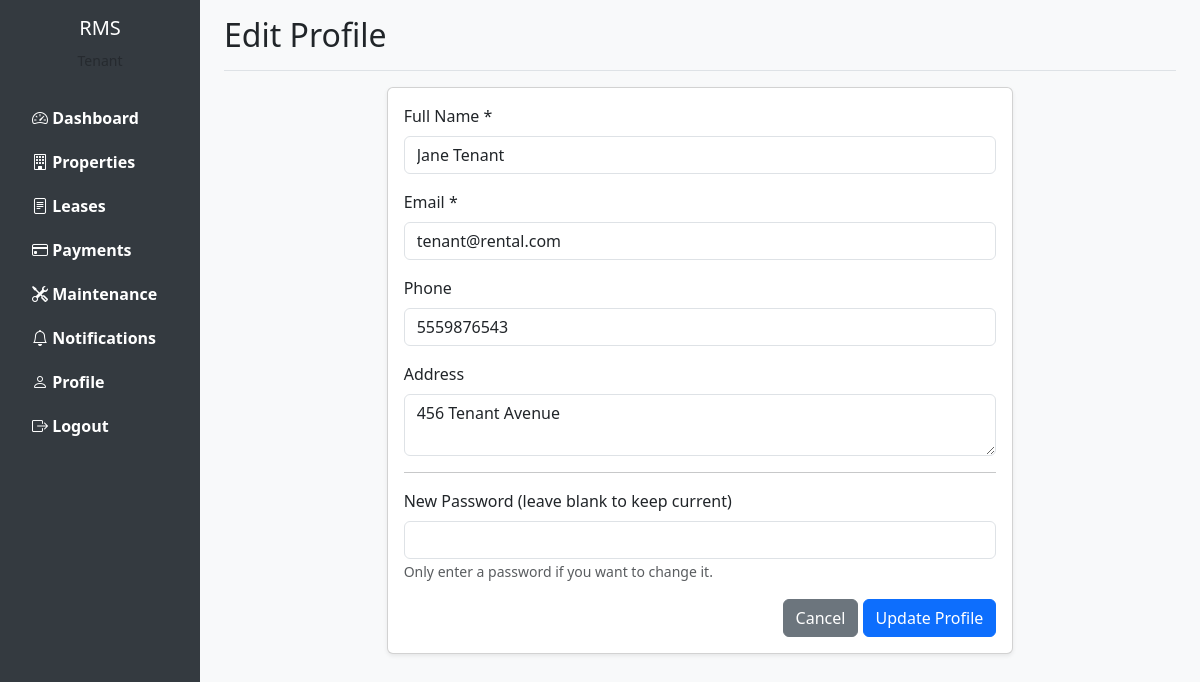
The page /profile/edit (signed in) on the database its author committed.
### models.py (models this page shows, shortened)
class User(UserMixin, db.Model):
    __tablename__ = 'users'
    id = db.Column(db.Integer, primary_key=True)
    username = db.Column(db.String(80), unique=True, nullable=False)
    email = db.Column(db.String(120), unique=True, nullable=False)
    password_hash = db.Column(db.String(255), nullable=False)
    full_name = db.Column(db.String(120), nullable=False)
    phone = db.Column(db.String(20))
    address = db.Column(db.Text)
    role = db.Column(db.String(20), nullable=False)
    is_active = db.Column(db.Boolean, default=True)
    created_at = db.Column(db.DateTime, default=datetime.utcnow)
    updated_at = db.Column(db.DateTime, default=datetime.utcnow, onupdate=datetime.utcnow)
    properties = db.relationship('Property', backref='owner', lazy=True, foreign_keys='Property.owner_id')
    leases_as_tenant = db.relationship('Lease', backref='tenant', lazy=True, foreign_keys='Lease.tenant_id')
    payments = db.relationship('Payment', backref='payer', lazy=True)
    maintenance_requests = db.relationship('MaintenanceRequest', backref='requester', lazy=True, foreign_keys='MaintenanceRequest.tenant_id')
    assigned_maintenance = db.relationship('MaintenanceRequest', backref='assigned_staff', lazy=True, foreign_keys='MaintenanceRequest.staff_id')
    notifications = db.relationship('Notification', backref='user', lazy=True)

### routes.py (the view, shortened to what this page needs)
@current_app.route('/profile/edit', methods=['GET', 'POST'])
@login_required
def edit_profile():
    return render_template('edit_profile.html')

### app.py (called while the page is built)
def create_app():
    app = Flask(__name__)
    app.config['SECRET_KEY'] = 'your-secret-key-change-in-production'
    app.config['SQLALCHEMY_DATABASE_URI'] = 'sqlite:///rental_management.db'
    app.config['SQLALCHEMY_TRACK_MODIFICATIONS'] = False
    app.config['UPLOAD_FOLDER'] = 'static/uploads'
    os.makedirs(app.config['UPLOAD_FOLDER'], exist_ok=True)
    db.init_app(app)
    login_manager.init_app(app)
    migrate.init_app(app, db)
    login_manager.login_view = 'login'
    login_manager.login_message = 'Please log in to access this page.'
    with app.app_context():
        from models import User
        @login_manager.user_loader
        def load_user(user_id):
            return User.query.get(int(user_id))
        import routes
        db.create_all()
    return app

### templates/edit_profile.html (shortened to what this page needs)
{% extends "base.html" %}
{% block page_title %}Edit Profile{% endblock %}
{% block content %}
<div class="row">
    <div class="col-md-8 offset-md-2">
        <div class="card">
            <div class="card-body">
                <form method="POST" action="{{ url_for('edit_profile') }}">
                    <div class="mb-3">
                        <label for="full_name" class="form-label">Full Name *</label>
                        <input type="text" class="form-control" id="full_name" name="full_name" value="{{ current_user.full_name }}" required>
                    </div>
                    <div class="mb-3">
                        <label for="email" class="form-label">Email *</label>
                        <input type="email" class="form-control" id="email" name="email" value="{{ current_user.email }}" required>
                    </div>
                    <div class="mb-3">
                        <label for="phone" class="form-label">Phone</label>
                        <input type="tel" class="form-control" id="phone" name="phone" value="{{ current_user.phone or '' }}">
                    </div>
                    <div class="mb-3">
                        <label for="address" class="form-label">Address</label>
                        <textarea class="form-control" id="address" name="address" rows="2">{{ current_user.address or '' }}</textarea>
                    </div>
                    <hr>
                    <div class="mb-3">
                        <label for="password" class="form-label">New Password (leave blank to keep current)</label>
                        <input type="password" class="form-control" id="password" name="password">
                        <small class="form-text text-muted">Only enter a password if you want to change it.</small>
                    </div>
                    <div class="text-end">
                        <a href="{{ url_for('profile') }}" class="btn btn-secondary">Cancel</a>
                        <button type="submit" class="btn btn-primary">Update Profile</button>
                    </div>
                </form>
            </div>
        </div>
    </div>
</div>
{% endblock %}

### templates/base.html (style rules this page uses)
body { min-height: 100vh; background-color: #f8f9fa; }
.card { box-shadow: 0 0.125rem 0.25rem rgba(0,0,0,0.075); }

### rows shown on the page
User: full_name "Jane Tenant", email "tenant@rental.com", phone "5559876543", address "456 Tenant Avenue"
